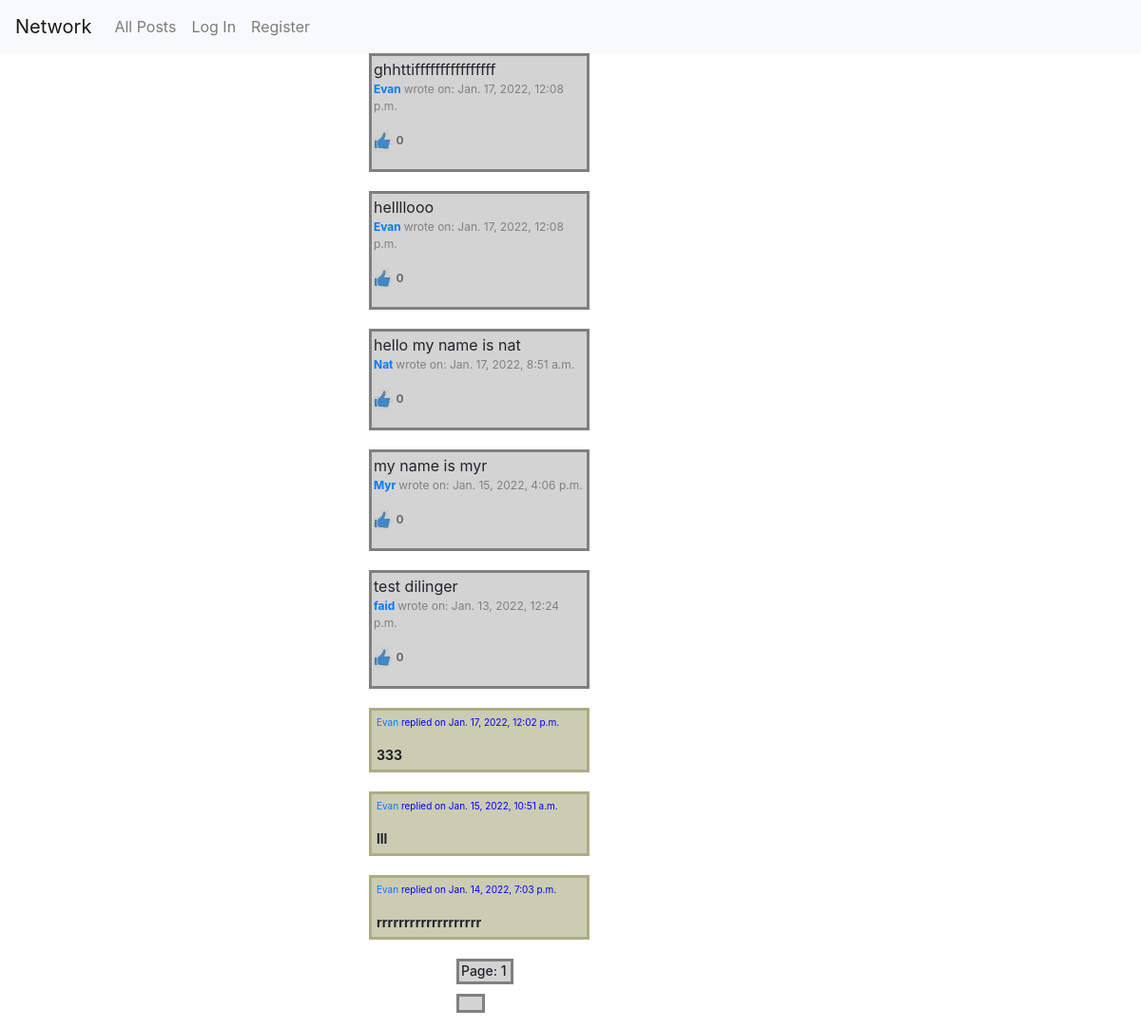
The app's page /, older data.
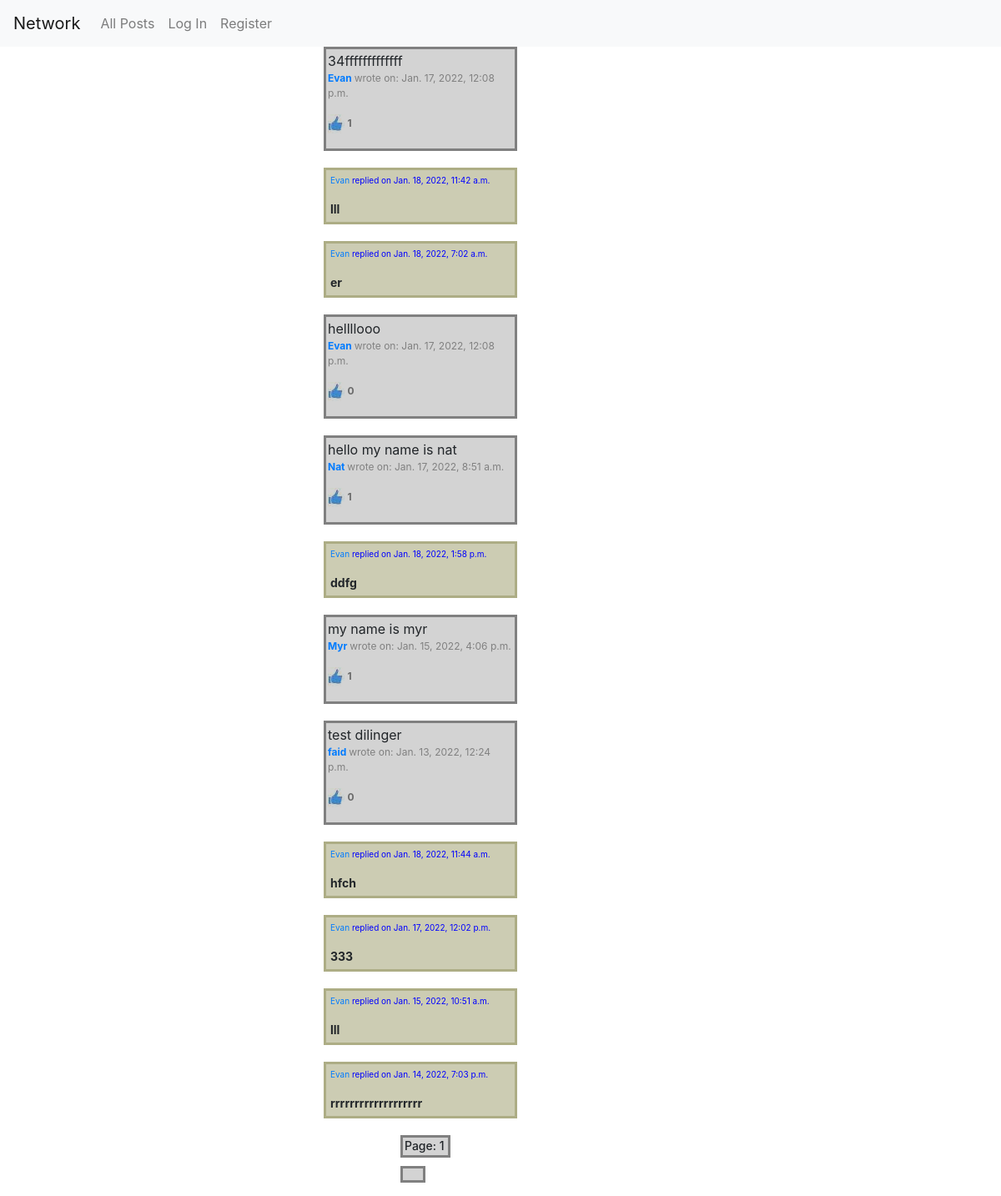
The same page, newer data.
### network/models.py (models this page shows, shortened)
class Mypost(models.Model):
    description=models.CharField(max_length=300)
    created_date=models.DateTimeField(default=now, editable=False)
    owner=models.ForeignKey(User, on_delete=models.CASCADE, null="TRUE", blank="TRUE")
    likes = models.ManyToManyField(User, blank="TRUE", related_name="likers")
    objects = MypostManager()

class User(AbstractUser):
    email=models.EmailField(max_length=254)
    date_joined = models.DateTimeField(default=timezone.now)
    following = models.ManyToManyField("User", blank="TRUE", related_name="followers")
    def __str__(self):
        return f"{self.username}"

class Reply(models.Model):
    reply_txt=models.CharField(max_length=150, blank="True")
    mypost_reply=models.ForeignKey(Mypost, on_delete=models.CASCADE, null="TRUE", blank="TRUE")
    created_date=models.DateTimeField(default=now, editable=False)
    lists = models.ManyToManyField(Mypost, blank="TRUE", related_name="replies")  # post_reply
    owner = models.ForeignKey(User, on_delete=models.CASCADE, null="TRUE", blank="TRUE")
    objects = ReplyManager()
    class Meta:
        ordering = ['-created_date']
    def __str__(self):
        return f"{self.reply_txt}"

### network/views.py (the view, shortened to what this page needs)
# urls.py: path("", views.index, name="index"),
def index(request):
    all_posts=Mypost.objects.order_by('-created_date')
    page=paging(request,all_posts)
    for post in all_posts:
        print(post.likes.all().count())
        print("Post number", post.id,"is liked by",post.likes.all())
        if request.user in post.likes.all():
            print(request.user,"likes post no",post.id)
    created_date = timezone.now()
    owner = request.user
    replies = Reply.objects.order_by('-created_date')
    if request.method == "POST" and "post_reply" in request.POST:
        reply_txt = request.POST["reply_txt"]
        mypost_reply = request.POST.get("post_id")
        reply(request,reply_txt,mypost_reply)
        return render(request, "network/index.html", {"all_posts": all_posts, "replies": replies,"count":page.count,"page":page})
    if request.method == "POST" and "load_post" in request.POST:
        post_to_load_id = request.POST.get("post_to_load_id")
        post_to_load = Mypost.objects.get(pk=post_to_load_id)
        like_list = post_to_load.likes.all()
        return render(request, "network/post.html", {"post_to_load": post_to_load, "like_list":like_list})
    else:
        return render(request, "network/index.html",
                      {"all_posts": all_posts, "replies": replies,"count":page.count,"page":page})

### network/views.py (called while the page is built)
def paging(request,the_posts):
    post_paginator=Paginator(the_posts,10)
    page_num = request.GET.get("page")
    return post_paginator.get_page(page_num)

### network/templates/network/index.html (shortened to what this page needs)
{% extends "network/layout.html" %}
{% load static %}
{% block body %}
{% for post in page.object_list %}
<ul>
<div class="post">{{post.description}}
    <p style= "color:grey; font-size:12px;"> <strong><a href="{% url 'profile' post.owner_id %}" > {{post.owner}} </strong></a> wrote on: {{post.created_date}} </p>
    <p id="likes" style= "color:grey; font-size:12px;mix-blend-mode: multiply;"><img src="{% static  'network/images/like1.jpg' %}" alt="like image"> <strong>{{post.likes.all.count}}</strong>
</div>
</ul>
{% for rep in post.replies.all %}
 <ul>
        <div class="replies" ><p style= "color:blue; font-size:10px;"><a href="{% url "profile" rep.owner_id %}">{{rep.owner}}</a>
            replied on {{rep.created_date}}</p> <strong>{{rep}} </strong> </div>
</ul>
{% endfor %}
    </div>
{% endfor %}
<h2 class="page"> Page: {{ page.number }}</h2>
        <div class="page-links">
        </div>
{% endblock %}

Row changes from the older to the newer data that the page shows:
changed Mypost: description "ghhttiffffffffffffffff" → "34fffffffffffff"; likes.all.count "0" → "1"
added Reply: owner "Evan", created_date "Jan. 18, 2022, 11:42 a.m.", reply_txt "lll", shown under Mypost "34fffffffffffff"
added Reply: owner "Evan", created_date "Jan. 18, 2022, 7:02 a.m.", reply_txt "er", shown under Mypost "34fffffffffffff"
computed for Mypost "hello my name is nat": likes.all.count "0" → "1"
added Reply: owner "Evan", created_date "Jan. 18, 2022, 1:58 p.m.", reply_txt "ddfg", shown under Mypost "hello my name is nat"
computed for Mypost "my name is myr": likes.all.count "0" → "1"
added Reply: owner "Evan", created_date "Jan. 18, 2022, 11:44 a.m.", reply_txt "hfch", shown under Mypost "test dilinger"
